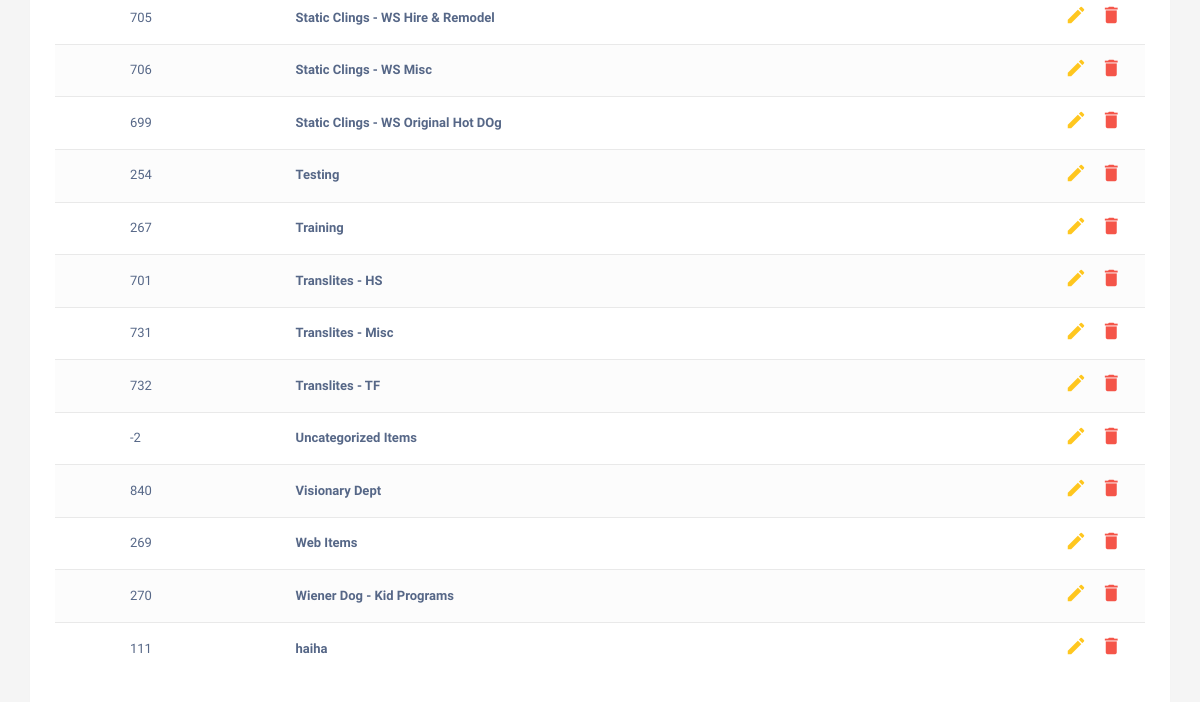
The app's page / (lower part), older data.
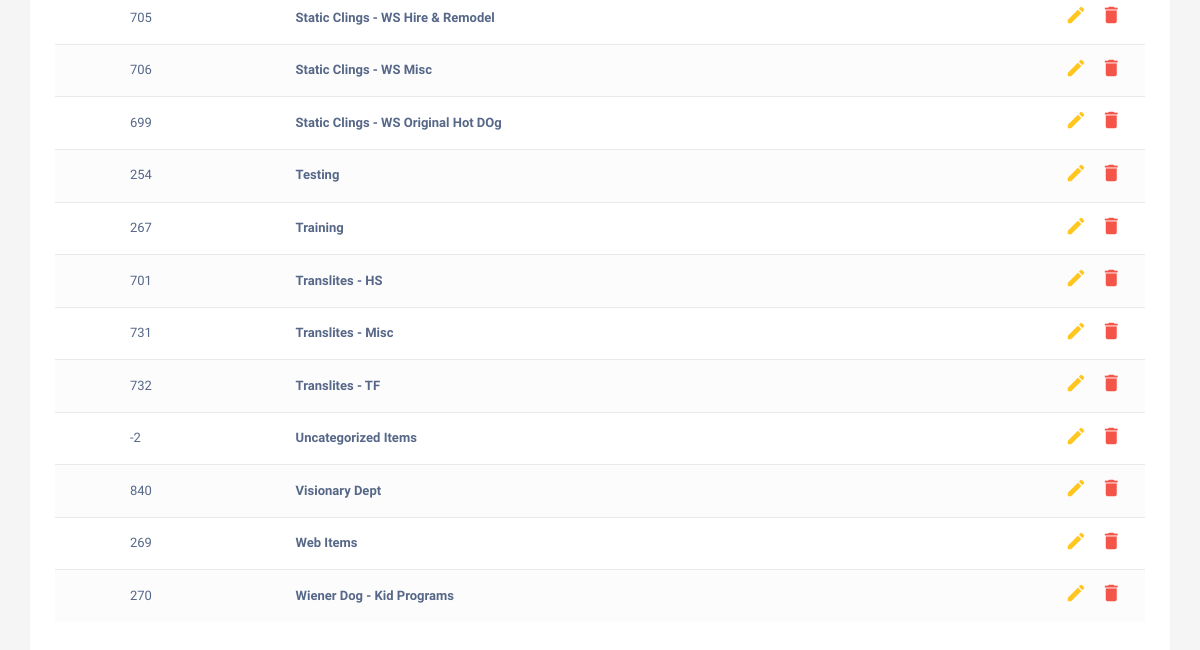
The same page, newer data.
### category_app/models.py (models this page shows)
class TblCategory(models.Model):
    category_id = models.AutoField(primary_key=True, blank=True, null=False)
    category_name = models.CharField(max_length=2000)
    class Meta:
        managed = False
        db_table = 'tblCategories'

### category_app/views.py (the view)
# urls.py: url(r'^$', views.CategoriesView.as_view())
class CategoriesView(TemplateView):
    http_method_names = ['get', 'post', 'put', 'delete']
    template_name = 'category_app/index.html'
    def get(self, request, *args, **kwargs):
        categories = TblCategory.objects.filter(category_name__contains='').order_by('category_name')
        return render(request, self.template_name, {'categories': categories})
    def post(self, request, *args, **kwargs):
        new_category = TblCategory(int(request.POST['category_id']), request.POST['category_name'])
        new_category.save()
        return self.get(request, self.template_name)
    def delete(self, request, *args, **kwargs):
        params = QueryDict(request.body)
        category_id = int(params.get('category_id'))
        category_name = params.get('category_name')
        selected_category = TblCategory.objects.get(category_id=category_id)
        selected_category.delete()
        categories = TblCategory.objects.filter(category_name__contains='').order_by('category_name')
        return render(request, self.template_name, {'categories': categories})
    def put(self, request, *args, **kwargs):
        params = QueryDict(request.body)
        category_id = params.get('category_id')
        category_name = params.get('category_name')
        selected_category = TblCategory.objects.get(category_id=category_id)
        selected_category.category_name = category_name
        return self.get(request, self.template_name)

### templates/category_app/index.html (shortened to what this page needs)
<!DOCTYPE html>
{% extends "base.html"%}
{% block body_block %}
<div class="container">
	<div class="table-wrapper">
            <table class="table table-striped table-hover">
                <tbody>
					{% for category in categories %}
						<tr>
						<td>
						</td>
                        <td> {{category.category_id}}</td>
                        <td> <a href="/products?category_id={{category.category_id}}">{{category.category_name}}</a></td>
                        <td>
                            <a href="#editCategoryModal" class="edit" data-toggle="modal"><i class="material-icons" data-toggle="tooltip" title="Edit">&#xE254;</i></a>
                            <a href="#deleteCategoryModal"
							   onclick="getSelectedCategory('{{category.category_id}}', '{{category.category_name}}')"
							   class="delete" data-toggle="modal">
								<i class="material-icons" data-toggle="tooltip" title="Delete">&#xE872;</i>
							</a>
                        </td>
                    </tr>
					{% endfor %}
                </tbody>
            </table>
        </div>
</div>
{% endblock %}

Row changes from the older to the newer data that the page shows:
removed TblCategory: category_id "111", category_name "haiha"
